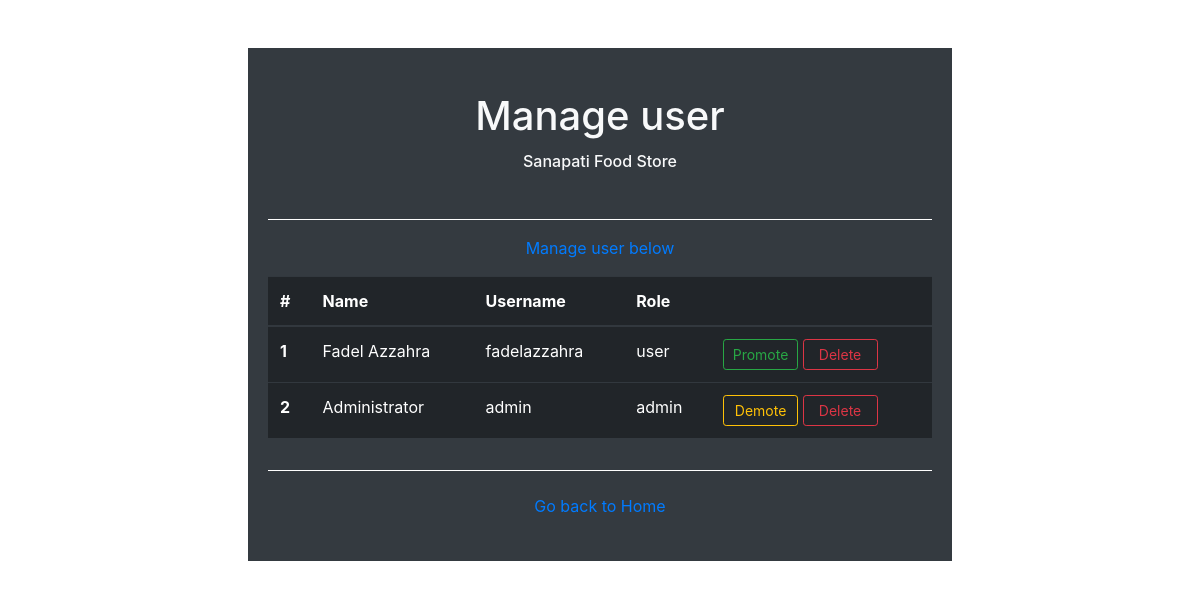
Page /manageuser.php on the committed database.
### tables this page shows
CREATE TABLE `user` (
  `id` int(3) NOT NULL PRIMARY KEY,
  `name` varchar(255) NOT NULL,
  `username` varchar(50) NOT NULL,
  `password` varchar(50) NOT NULL,
  `role` varchar(10) NOT NULL
);

### function/user.php (called while the page is built, shortened)
<?php
    function fetchAllUser(){
        $pdo = pdo_connect();
        $stmt = $pdo->prepare('SELECT * FROM user');
        $stmt->execute();
        return $stmt->fetchAll(PDO::FETCH_ASSOC);
    }
?>

### manageuser.php (the view, shortened to what this page needs)
<?php
    include 'function/user.php';
    $users = fetchAllUser();
?>
<!DOCTYPE html>
<html lang="en">
<head>
    <link href="//maxcdn.bootstrapcdn.com/bootstrap/4.0.0/css/bootstrap.min.css" rel="stylesheet" id="bootstrap-css">
    <link rel="stylesheet" href="https://use.fontawesome.com/releases/v5.0.8/css/all.css">
</head>
<body>
    <div class="d-flex justify-content-center">
        <div class="col-lg-8 p-5 justify-content-center">
                <article class="card-body bg-dark">
                    <h1 class="card-title text-center mt-4 text-light">Manage user</h1>
                    <h6 class="card-title text-center mb-5 text-light">Sanapati Food Store</h6>
                    <hr style="border-top: 1px solid white;">
                    <p class="text-primary text-center">Manage user below</p>
                    <div class="table-responsive">
                        <table class="table table-borderless table-hover table-dark">
                            <thead>
                                <tr>
                                    <th scope="col" class="th-lg">#</th>
                                    <th scope="col">Name</th>
                                    <th scope="col">Username</th>
                                    <th scope="col">Role</th>
                                    <th scope="col"></th>
                                </tr>
                            </thead>
                            <tbody >
                                <?php
                                    $idx = 1;
                                    foreach ($users as $user){
                                        echo '
                                        <tr>
                                        <th scope="row">'.$idx .'</th>
                                        <td>'. $user['name'] .'</td>
                                        <td>'. $user['username'] .'</td>
                                        <td>'. $user['role'] .'</td>
                                        <td>';
                                        if ($user['id'] != $_SESSION['id']){
                                            if ($user['role'] != 'admin'){
                                                    echo '<a href="function/changeroleuser.php?id='. $user['id'] .'"><button type="button" class="btn btn-outline-success btn-sm" style="width:75px;">Promote</button></a>';
                                                } else {
                                                    echo '<a href="function/changeroleuser.php?id='. $user['id'] .'"><button type="button" class="btn btn-outline-warning btn-sm" style="width:75px;">Demote</button></a>';
                                                };
                                                echo '<a href="function/deleteuser.php?id='. $user['id'] . '"><button type="button" class="btn btn-outline-danger btn-sm" style="width:75px;">Delete</button></a>';
                                            } else {
                                                echo '<a href="editprofile.php?"><button type="button" class="btn btn-outline-primary btn-sm" style="width:75px;">Edit user</button></a>';
                                            };
                                            echo '</td>
                                            </tr>
                                            ';
                                            $idx = $idx + 1;
                                        }
                                ?>
                            </tbody>
                        </table>
                    </div>
                    <hr style="border-top: 1px solid white;">
                    <p class="text-center"><a href="index.php" class="btn">Go back to Home</a></p>
                </article>
            </div>
        </div>
</body>
</html>

### rows in the picture
user: name "Fadel Azzahra", username "fadelazzahra", role "user"
user: name "Administrator", username "admin", role "admin"
